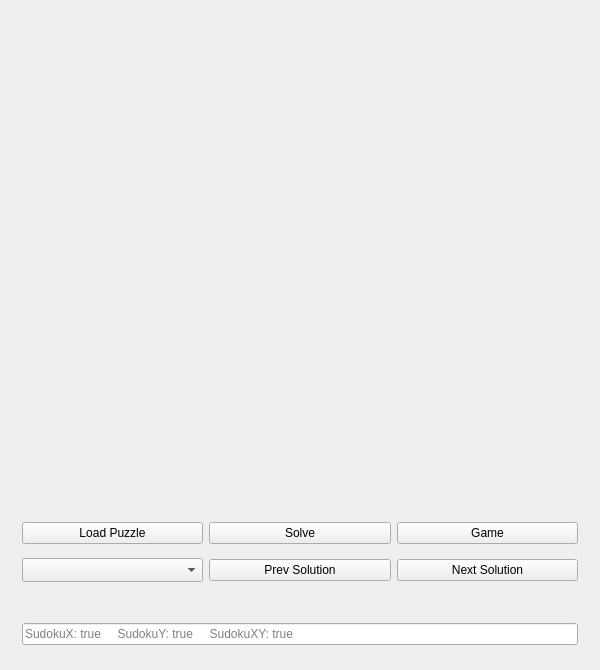
<?xml version="1.0" encoding="UTF-8"?>
<ui version="4.0">
 <class>SudokuWidget</class>
 <widget class="QWidget" name="SudokuWidget">
  <property name="geometry">
   <rect>
    <x>0</x>
    <y>0</y>
    <width>600</width>
    <height>670</height>
   </rect>
  </property>
  <property name="minimumSize">
   <size>
    <width>600</width>
    <height>600</height>
   </size>
  </property>
  <property name="maximumSize">
   <size>
    <width>600</width>
    <height>670</height>
   </size>
  </property>
  <property name="windowTitle">
   <string>SudokuWidget</string>
  </property>
  <layout class="QVBoxLayout" name="verticalLayout_2">
   <item>
    <widget class="QWidget" name="sudoku" native="true"/>
   </item>
   <item>
    <widget class="QWidget" name="tools" native="true">
     <property name="minimumSize">
      <size>
       <width>0</width>
       <height>50</height>
      </size>
     </property>
     <property name="maximumSize">
      <size>
       <width>16777215</width>
       <height>100</height>
      </size>
     </property>
     <layout class="QHBoxLayout" name="horizontalLayout">
      <item>
       <widget class="QWidget" name="widget_3" native="true">
        <layout class="QHBoxLayout" name="horizontalLayout_2">
         <property name="leftMargin">
          <number>0</number>
         </property>
         <property name="topMargin">
          <number>0</number>
         </property>
         <property name="rightMargin">
          <number>0</number>
         </property>
         <property name="bottomMargin">
          <number>0</number>
         </property>
         <item>
          <widget class="QWidget" name="widget_4" native="true">
           <layout class="QGridLayout" name="gridLayout">
            <property name="leftMargin">
             <number>0</number>
            </property>
            <property name="topMargin">
             <number>0</number>
            </property>
            <property name="rightMargin">
             <number>0</number>
            </property>
            <property name="bottomMargin">
             <number>0</number>
            </property>
            <item row="2" column="1">
             <widget class="QPushButton" name="solve">
              <property name="text">
               <string>Solve</string>
              </property>
             </widget>
            </item>
            <item row="2" column="2">
             <widget class="QPushButton" name="pushButton">
              <property name="text">
               <string>Game</string>
              </property>
             </widget>
            </item>
            <item row="3" column="2">
             <widget class="QPushButton" name="next">
              <property name="text">
               <string>Next Solution</string>
              </property>
             </widget>
            </item>
            <item row="3" column="1">
             <widget class="QPushButton" name="previous">
              <property name="text">
               <string>Prev Solution</string>
              </property>
             </widget>
            </item>
            <item row="2" column="0">
             <widget class="QPushButton" name="load_puzzle">
              <property name="text">
               <string>Load Puzzle</string>
              </property>
             </widget>
            </item>
            <item row="3" column="0">
             <widget class="QComboBox" name="boardList">
              <property name="layoutDirection">
               <enum>Qt::LeftToRight</enum>
              </property>
              <property name="insertPolicy">
               <enum>QComboBox::InsertAlphabetically</enum>
              </property>
              <property name="sizeAdjustPolicy">
               <enum>QComboBox::AdjustToMinimumContentsLengthWithIcon</enum>
              </property>
             </widget>
            </item>
           </layout>
          </widget>
         </item>
        </layout>
       </widget>
      </item>
     </layout>
    </widget>
   </item>
   <item>
    <widget class="QWidget" name="widget" native="true">
     <property name="maximumSize">
      <size>
       <width>16777215</width>
       <height>50</height>
      </size>
     </property>
     <layout class="QHBoxLayout" name="horizontalLayout_4">
      <item>
       <widget class="QLineEdit" name="status">
        <property name="readOnly">
         <bool>true</bool>
        </property>
        <property name="placeholderText">
         <string>SudokuX: true     SudokuY: true     SudokuXY: true   </string>
        </property>
       </widget>
      </item>
     </layout>
    </widget>
   </item>
  </layout>
 </widget>
 <layoutdefault spacing="6" margin="11"/>
 <resources/>
 <connections/>
</ui>
